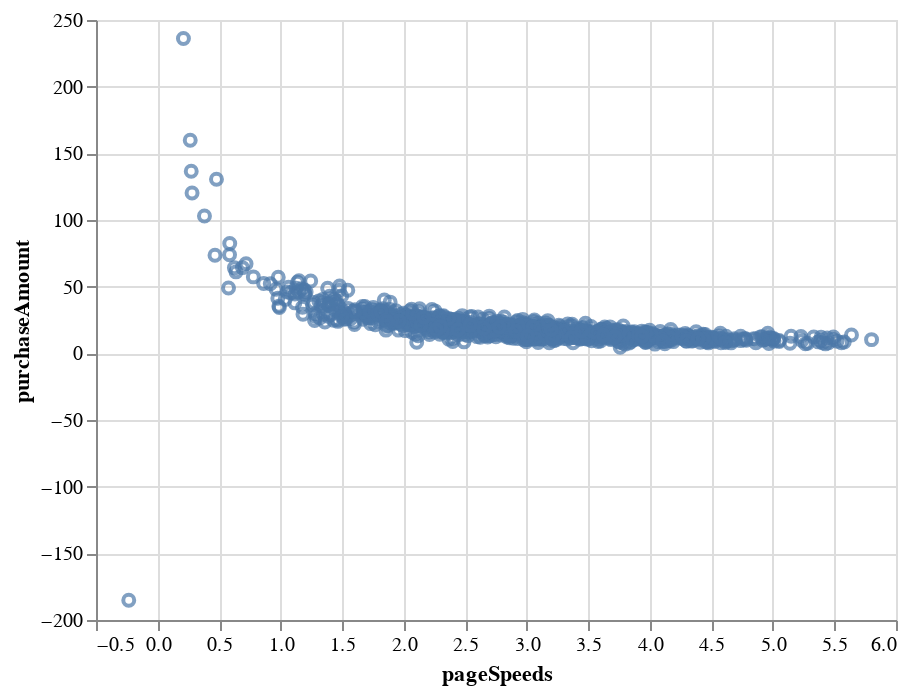

The notebook cell this image was saved under:
### Markdown cell above
Now we'll make our fabricated purchase amounts an actual function of page speed, making a very real correlation. The negative value indicates an inverse relationship; pages that render in less time result in more money spent:

### Code cell
purchaseAmount = np.random.normal(50.0, 10.0, 1000) / pageSpeeds

data2 = pd.DataFrame(data={'pageSpeeds': pageSpeeds,
                          'purchaseAmount': purchaseAmount})

alt.Chart(data2).mark_point().encode(x='pageSpeeds:Q',
                                     y='purchaseAmount:Q')

### Figure 1 — Vega-Lite specification as saved in the notebook (floating-point values rounded to 4 significant figures; data arrays with more than 128 entries replaced by an {"elided": "..."} marker saying what was removed)
{"config": {"view": {"continuousWidth": 400, "continuousHeight": 300}}, "data": {"name": "data-a7fadd304c190201873b09427b1935bb"}, "mark": "point", "encoding": {"x": {"type": "quantitative", "field": "pageSpeeds"}, "y": {"type": "quantitative", "field": "purchaseAmount"}}, "$schema": "https://vega.github.io/schema/vega-lite/v4.8.1.json", "datasets": {"data-a7fadd304c190201873b09427b1935bb": {"elided": "1000 records"}}}
